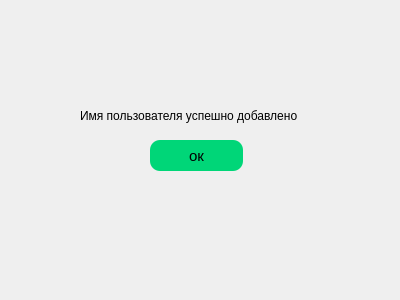
<?xml version="1.0" encoding="UTF-8"?>
<ui version="4.0">
 <class>info</class>
 <widget class="QDialog" name="info">
  <property name="geometry">
   <rect>
    <x>0</x>
    <y>0</y>
    <width>400</width>
    <height>300</height>
   </rect>
  </property>
  <property name="windowTitle">
   <string>Dialog</string>
  </property>
  <property name="styleSheet">
   <string notr="true">background-color: rgb(255,255, 255
);</string>
  </property>
  <widget class="QPushButton" name="pushButton">
   <property name="geometry">
    <rect>
     <x>150</x>
     <y>140</y>
     <width>93</width>
     <height>31</height>
    </rect>
   </property>
   <property name="styleSheet">
    <string notr="true">QPushButton {
    border-radius:  10px;
    background-color:  rgb(0, 214, 120);
    color:  rgb(0, 0, 0);
    font-size: 15px;
}
QPushButton:pressed {
    background-color:  rgb(255, 202, 118);
}</string>
   </property>
   <property name="text">
    <string>ок</string>
   </property>
  </widget>
  <widget class="QLabel" name="label">
   <property name="geometry">
    <rect>
     <x>80</x>
     <y>100</y>
     <width>231</width>
     <height>31</height>
    </rect>
   </property>
   <property name="text">
    <string>Имя пользователя успешно добавлено</string>
   </property>
  </widget>
 </widget>
 <resources/>
 <connections/>
</ui>
